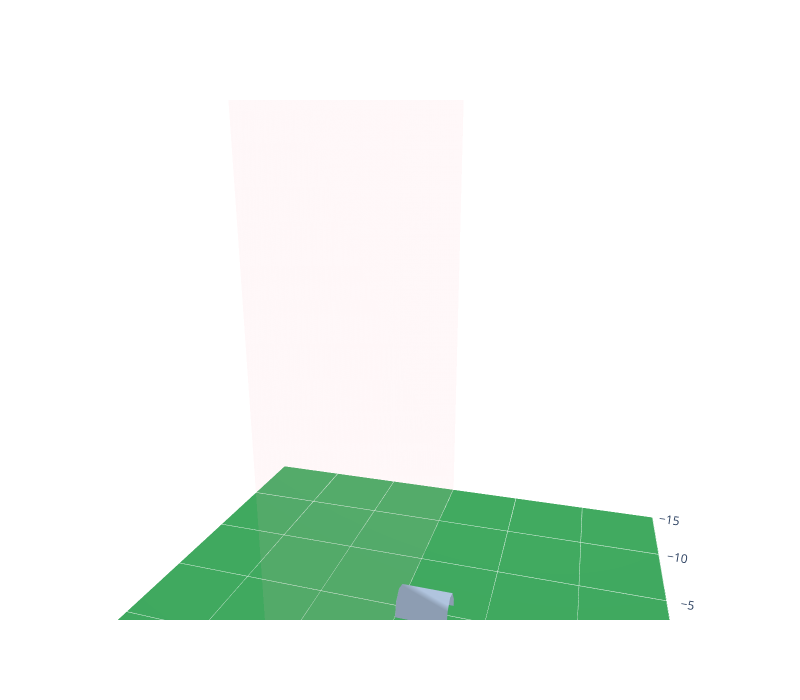

Notebook code cell kept with this figure:
### Code cell
ss = []
ts = []
p = poly_xz(9, 1)
s,t = extrude_y(p, 3, close_end=(True,False), scale=1.0)
print(s)
print(t)
# s = translate(s, (0,0,10))
ss.append(s)
ts.append(t)

# p = poly_xz(9, 0.8)
# s,t = extrude_y(p, 3, scale=1.0)
# s = translate(s, (0,3,10))
# ss.append(s)
# ts.append(t)

# p = poly_xz(9, 0.6)
# s,t = extrude_y(p, 3, scale=1.0)
# s = translate(s, (0,6,10))
# ss.append(s)
# ts.append(t)

# solid_obj_visualize(ss, ts, ['lightsteelblue'], (-15,15), (-15,15), (0,22), name='',width=800, height=700)
fig = solid_obj_visualize((-15,15), (-15,15), (0,22), width=800, height=700)
solid_obj_add(fig, s, t, color='lightsteelblue', text='', opacity=1.0)
fig.show()

### Figure 1 — Plotly figure (JSON) as saved in the notebook; plotly's stock layout.template omitted (floating-point values rounded to 4 significant figures)
{"data": [{"cmax": 1, "cmin": 0, "colorscale": [[0, "rgb(247,252,245)"], [0.125, "rgb(229,245,224)"], [0.25, "rgb(199,233,192)"], [0.375, "rgb(161,217,155)"], [0.5, "rgb(116,196,118)"], [0.625, "rgb(65,171,93)"], [0.75, "rgb(35,139,69)"], [0.875, "rgb(0,109,44)"], [1, "rgb(0,68,27)"]], "hoverinfo": "skip", "showscale": false, "surfacecolor": [[0.69, 0.69], [0.69, 0.69]], "type": "surface", "x": [-15, 15], "y": [-15, 15], "z": [[0, 0], [0, 0]]}, {"color": "lightpink", "hoverinfo": "skip", "i": [0, 0], "j": [1, 2], "k": [2, 3], "opacity": 0.1, "type": "mesh3d", "x": [-15, -15, 15, 15], "y": [0, 0, 0, 0], "z": [0, 22, 22, 0]}, {"color": "lightsteelblue", "hovertemplate": "<extra></extra>", "i": [0, 1, 0, 1, 2, 1, 2, 3, 2, 3, 4, 3, 4, 5, 4, 5, 6, 5, 6, 7, 6, 7, 8, 7, 8, 0, 8], "j": [9, 9, 1, 10, 10, 2, 11, 11, 3, 12, 12, 4, 13, 13, 5, 14, 14, 6, 15, 15, 7, 16, 16, 8, 17, 17, 0], "k": [1, 10, 18, 2, 11, 18, 3, 12, 18, 4, 13, 18, 5, 14, 18, 6, 15, 18, 7, 16, 18, 8, 17, 18, 0, 9, 18], "opacity": 1, "type": "mesh3d", "x": [1, 0.766, 0.1736, -0.5, -0.9397, -0.9397, -0.5, 0.1736, 0.766, 1, 0.766, 0.1736, -0.5, -0.9397, -0.9397, -0.5, 0.1736, 0.766, 0, 0], "y": [0, 0, 0, 0, 0, 0, 0, 0, 0, 3, 3, 3, 3, 3, 3, 3, 3, 3, 0, 3], "z": [0, 0.6428, 0.9848, 0.866, 0.342, -0.342, -0.866, -0.9848, -0.6428, 0, 0.6428, 0.9848, 0.866, 0.342, -0.342, -0.866, -0.9848, -0.6428, 0, 0]}], "layout": {"autosize": false, "height": 700, "scene": {"aspectmode": "manual", "aspectratio": {"x": 1, "y": 1, "z": 1}, "camera": {"eye": {"x": 1, "y": 0.3, "z": 0.3}, "up": {"x": 0, "y": 0, "z": 1}}, "xaxis": {"range": [-15, 15], "showbackground": false}, "yaxis": {"range": [-15, 15], "showbackground": false}, "zaxis": {"range": [0, 22], "showbackground": false}}, "width": 800}}
